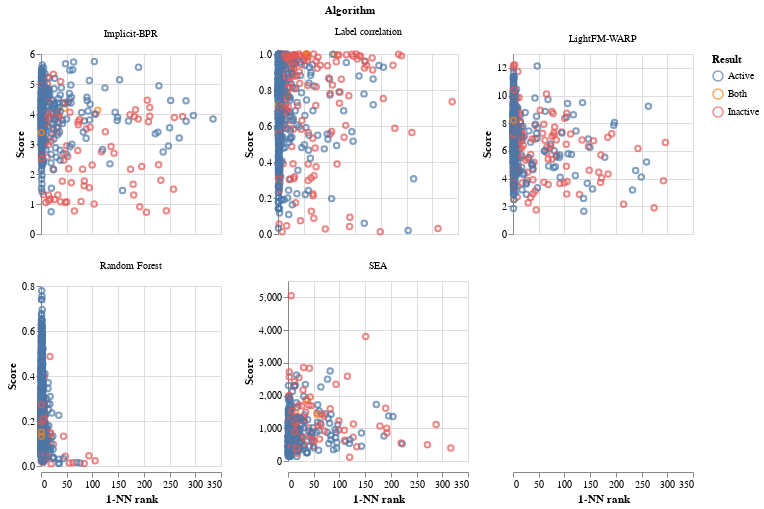

The notebook cell saved with this chart:
### Code cell
import altair as alt
alt.data_transformers.disable_max_rows()
alt.Chart(d).mark_point().encode(
    y='Score:Q',
    x=alt.X('1-NN rank:Q'),# scale=alt.Scale(type='log'),),
    color='Result:N'
).properties(
    width=180,
    height=180
).facet(
   facet='Algorithm:N',
    columns=3
).resolve_scale(y='independent')

### Figure 1 — Vega-Lite specification as saved in the notebook (floating-point values rounded to 4 significant figures; data arrays with more than 128 entries replaced by an {"elided": "..."} marker saying what was removed)
{"config": {"view": {"continuousWidth": 400, "continuousHeight": 300}}, "data": {"name": "data-7cb0746d6fb1cd91b393b00761303aa8"}, "facet": {"type": "nominal", "field": "Algorithm"}, "spec": {"mark": "point", "encoding": {"color": {"type": "nominal", "field": "Result"}, "x": {"type": "quantitative", "field": "1-NN rank"}, "y": {"type": "quantitative", "field": "Score"}}, "height": 180, "width": 180}, "columns": 3, "resolve": {"scale": {"y": "independent"}}, "$schema": "https://vega.github.io/schema/vega-lite/v4.8.1.json", "datasets": {"data-7cb0746d6fb1cd91b393b00761303aa8": {"elided": "4980 records"}}}
